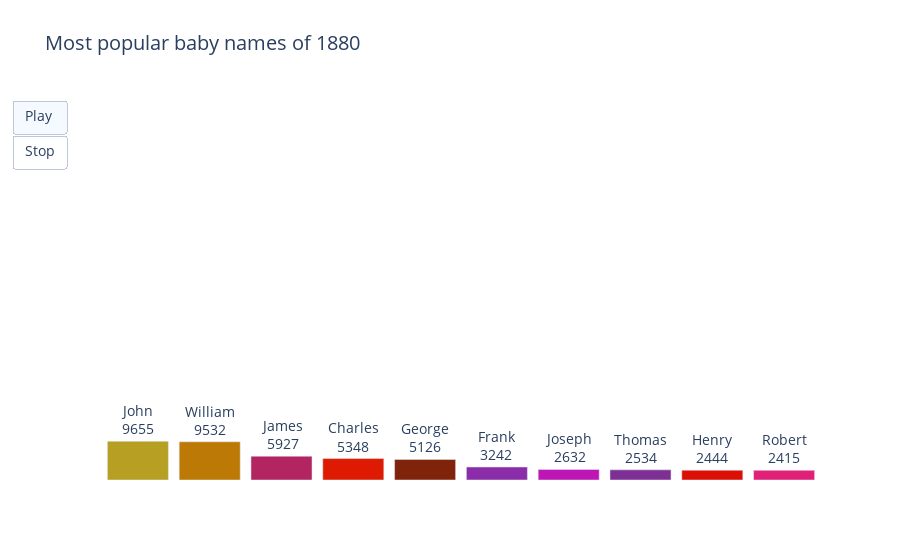

Here is the notebook cell this chart was saved with:
### Code cell
# animated bar chart of baby names - boys 
title = 'Most popular baby names of '
list_of_frames = frames_animation(df_man, title)
fig = bar_race_plot(df_man, title, list_of_frames)
fig.show()

### Figure 1 — Plotly figure (JSON) as saved in the notebook; plotly's stock layout.template omitted (floating-point values rounded to 4 significant figures)
{"data": [{"cliponaxis": false, "hoverinfo": "none", "marker": {"color": ["rgb(182, 159, 35)", "rgb(188, 121, 5)", "rgb(178, 37, 96)", "rgb(223, 26, 3)", "rgb(128, 35, 11)", "rgb(139, 45, 169)", "rgb(190, 21, 181)", "rgb(125, 47, 148)", "rgb(219, 15, 5)", "rgb(225, 33, 120)"]}, "textposition": "outside", "texttemplate": "%{x}<br>%{y}", "type": "bar", "x": ["John", "William", "James", "Charles", "George", "Frank", "Joseph", "Thomas", "Henry", "Robert"], "y": [9655, 9532, 5927, 5348, 5126, 3242, 2632, 2534, 2444, 2415]}], "layout": {"bargap": 0.15, "font": {"size": 14}, "plot_bgcolor": "#FFFFFF", "title": {"text": "Most popular baby names of 1880"}, "updatemenus": [{"buttons": [{"args": [null, {"frame": {"duration": 200, "redraw": true}, "fromcurrent": true}], "label": "Play", "method": "animate"}, {"args": [[null], {"frame": {"duration": 0, "redraw": false}, "mode": "immediate", "transition": {"duration": 0}}], "label": "Stop", "method": "animate"}], "type": "buttons"}], "xaxis": {"showline": false, "visible": false}, "yaxis": {"range": [0, 94756], "showline": false, "visible": false}}}
